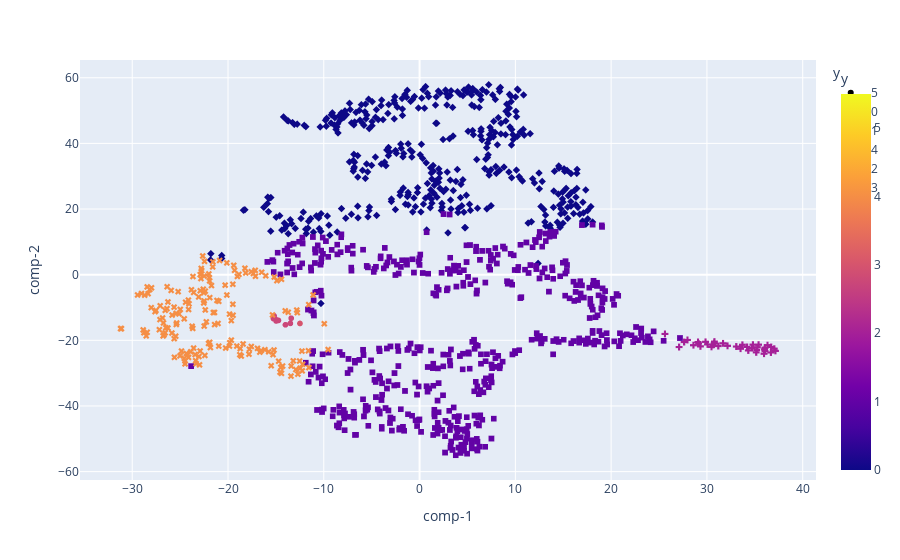

Source (notebook cell):
### Code cell
fig = px.scatter(df, x="comp-1", y="comp-2", color="y", symbol="y", labels = {'Municipio':"Municipality"})
fig.show()

### Figure 1 — Plotly figure (JSON) as saved in the notebook; plotly's stock layout.template omitted (floating-point values rounded to 4 significant figures; data arrays with more than 128 entries replaced by an {"elided": "..."} marker saying what was removed)
{"data": [{"hovertemplate": "y=%{marker.color}<br>comp-1=%{x}<br>comp-2=%{y}<extra></extra>", "legendgroup": "5", "marker": {"color": [5, 5, 5, 5, 5, 5, 5, 5], "coloraxis": "coloraxis", "symbol": "circle"}, "mode": "markers", "name": "5", "showlegend": true, "type": "scattergl", "x": [-13.49, -13.4, -15.2, -15.25, -14.73, -14.97, -15.03, -14.0], "xaxis": "x", "y": [-14.84, -13.28, -12.53, -13.39, -13.94, -14.1, -13.6, -15.28], "yaxis": "y"}, {"hovertemplate": "y=%{marker.color}<br>comp-1=%{x}<br>comp-2=%{y}<extra></extra>", "legendgroup": "0", "marker": {"color": {"elided": "394 int values"}, "coloraxis": "coloraxis", "symbol": "diamond"}, "mode": "markers", "name": "0", "showlegend": true, "type": "scattergl", "x": {"elided": "394 float values"}, "xaxis": "x", "y": {"elided": "394 float values"}, "yaxis": "y"}, {"hovertemplate": "y=%{marker.color}<br>comp-1=%{x}<br>comp-2=%{y}<extra></extra>", "legendgroup": "1", "marker": {"color": {"elided": "506 int values"}, "coloraxis": "coloraxis", "symbol": "square"}, "mode": "markers", "name": "1", "showlegend": true, "type": "scattergl", "x": {"elided": "506 float values"}, "xaxis": "x", "y": {"elided": "506 float values"}, "yaxis": "y"}, {"hovertemplate": "y=%{marker.color}<br>comp-1=%{x}<br>comp-2=%{y}<extra></extra>", "legendgroup": "4", "marker": {"color": {"elided": "174 int values"}, "coloraxis": "coloraxis", "symbol": "x"}, "mode": "markers", "name": "4", "showlegend": true, "type": "scattergl", "x": {"elided": "174 float values"}, "xaxis": "x", "y": {"elided": "174 float values"}, "yaxis": "y"}, {"hovertemplate": "y=%{marker.color}<br>comp-1=%{x}<br>comp-2=%{y}<extra></extra>", "legendgroup": "2", "marker": {"color": [2, 2, 2, 2, 2, 2, 2, 2, 2, 2, 2, 2, 2, 2, 2, 2, 2, 2, 2, 2, 2, 2, 2, 2, 2, 2, 2, 2, 2, 2, 2, 2, 2, 2, 2, 2, 2], "coloraxis": "coloraxis", "symbol": "cross"}, "mode": "markers", "name": "2", "showlegend": true, "type": "scattergl", "x": [29.32, 33.51, 29.85, 31.19, 25.62, 32.15, 35.96, 34.32, 37.15, 27.97, 30.48, 36.01, 33.06, 36.04, 28.59, 36.06, 35.26, 34.7, 36.32, 34.2, 35.15, 36.71, 35.2, 34.8, 33.7, 35.39, 36.68, 30.78, 31.68, 37.03, 30.06, 29.07, 30.76, 29.13, 27.62, 30.66, 27.1], "xaxis": "x", "y": [-21.83, -22.56, -20.45, -21.76, -18.05, -21.68, -24.08, -23.08, -23.21, -19.88, -21.99, -22.78, -21.9, -22.26, -21.5, -23.28, -22.11, -22.39, -21.48, -22.03, -23.66, -22.06, -22.93, -21.33, -21.36, -21.33, -23.71, -20.4, -20.92, -22.56, -21.26, -20.5, -20.85, -20.96, -20.54, -21.39, -22.05], "yaxis": "y"}, {"hovertemplate": "y=%{marker.color}<br>comp-1=%{x}<br>comp-2=%{y}<extra></extra>", "legendgroup": "3", "marker": {"color": [3], "coloraxis": "coloraxis", "symbol": "circle"}, "mode": "markers", "name": "3", "showlegend": true, "type": "scattergl", "x": [-12.49], "xaxis": "x", "y": [-14.87], "yaxis": "y"}], "layout": {"coloraxis": {"colorbar": {"title": {"text": "y"}}, "colorscale": [[0, "#0d0887"], [0.1111, "#46039f"], [0.2222, "#7201a8"], [0.3333, "#9c179e"], [0.4444, "#bd3786"], [0.5556, "#d8576b"], [0.6667, "#ed7953"], [0.7778, "#fb9f3a"], [0.8889, "#fdca26"], [1, "#f0f921"]]}, "legend": {"title": {"text": "y"}, "tracegroupgap": 0}, "margin": {"t": 60}, "xaxis": {"anchor": "y", "domain": [0, 1], "title": {"text": "comp-1"}}, "yaxis": {"anchor": "x", "domain": [0, 1], "title": {"text": "comp-2"}}}}
